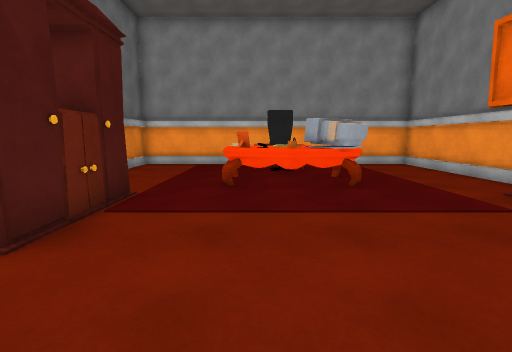
[1] (above)

12 first-person views from a walk through a scene from a Unity 3-D project. The camera is 1.4 m above the floor, tilts 8° down and sees 85° across. The floor is counted in squares, 1 m on a side. Each view is taken from the middle of a square. On the plan, view 1 faces up. The plan holds only what a view shows up to about 14 squares ahead; the rest is blank. The place goes on beyond the plan. The player is left out. Some animated figures are not drawn. Door leaves are left out, so doorways stand open. Some surface patterns are stand-ins.

[2]
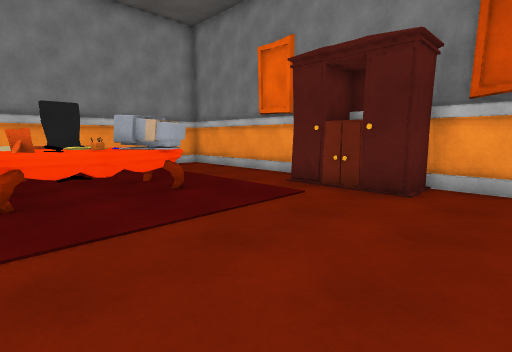

[3]
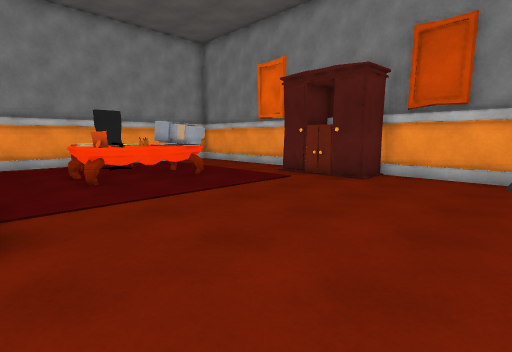

[4]
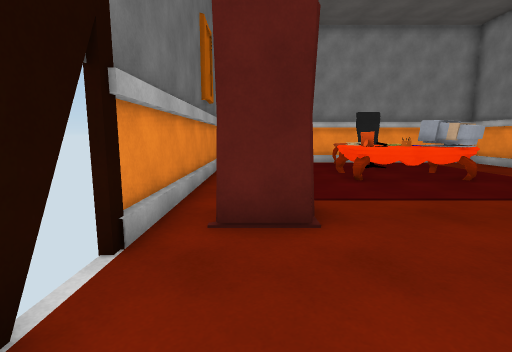

[5]
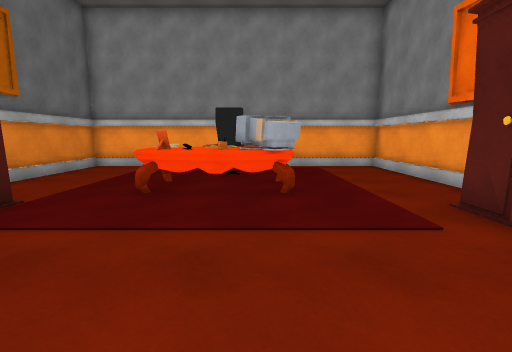

[6]
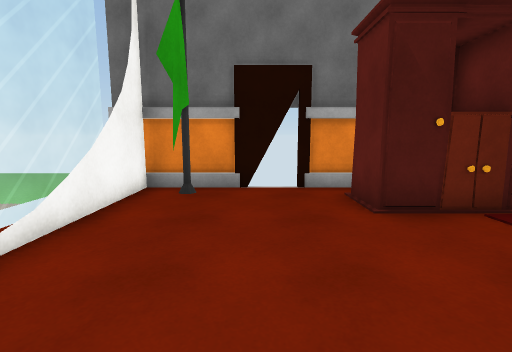

[7]
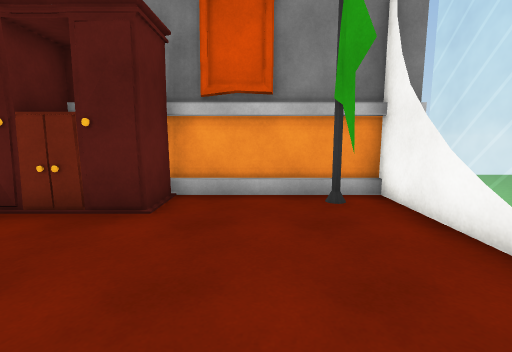

[8]
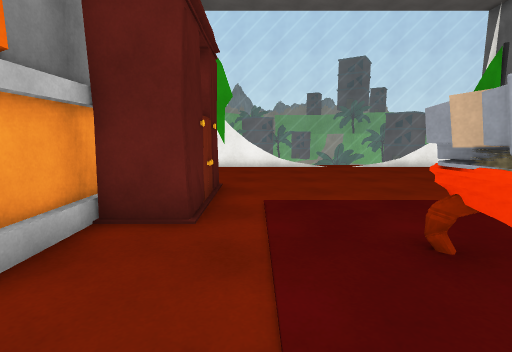

[9]
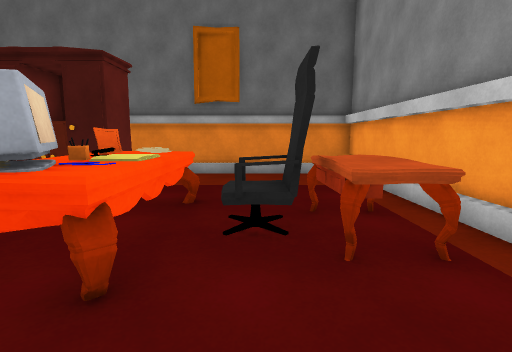

[10]
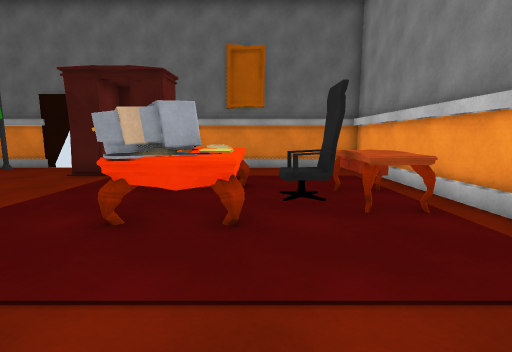

[11]
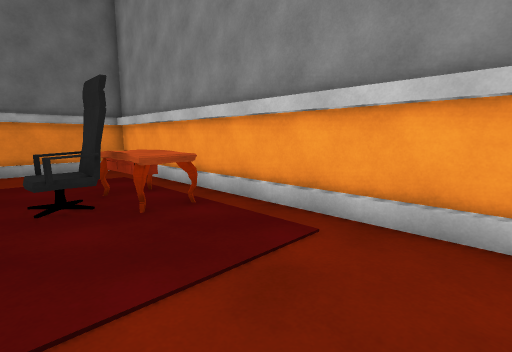

[12]
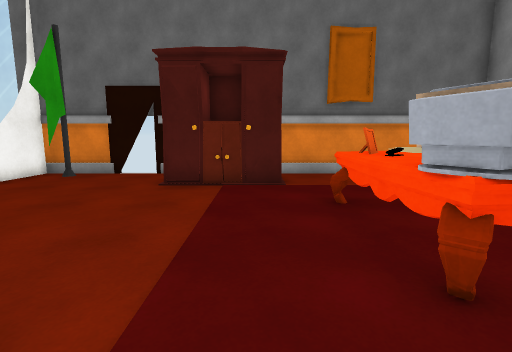

### Floor plan
Key: @ floor where view 1 was taken; # wall or solid block; x gap in a wall; . floor; D open door; = window, fence, low wall or low ledge; ^ raised ledge; O other object.
Columns run from 6 left of view 1 to 8 right of it. Each row starts with its distance up from view 1.
 15 ###############
 14 #.............#
 13 #.....^^^.....#
 12 #.....^O^.....#
 11 #......O......#
 10 #.....^^^.....#
  9 #....^^^O#....#
  8 #....^^^OO....#
  7 #.##..........#
  6 #. #........###
  5 #. #........#
  4 #. #........#
  3 #.##........###
  2 xD............#
  1 #.............#
  0 #.....@.......#
 -1 ##...........##
 -2 ###==.....==###

Positions as (right, up) in squares from view 1, and headings:
1: (0, 0), facing up
2: (-1, 1), facing up-right
3: (-3, -1), facing up-right
4: (-4, -1), facing up
5: (2, 1), facing up
6: (2, 1), facing left
7: (1, 1), facing right
8: (5, 11), facing down
9: (5, 11), facing left
10: (7, 10), facing left
11: (7, 10), facing up-left
12: (5, 6), facing left
